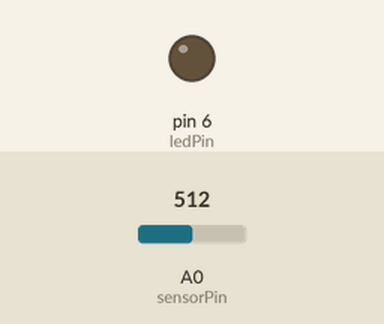
The sketch below on a simulated Arduino Uno, built with avr-gcc and run on an emulated ATmega328P. On the bench: output pins drawn as LEDs (lit = HIGH). Dashed ring = blinking. Inputs (shaded band) come from the test bench; at power-on: A0 (sensorPin) = 512. What the sketch prints to the serial monitor is not drawn.

Above: at 0.1 s.
At 0.97 s:
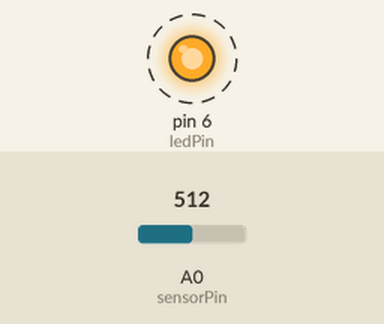
Timing chart, 0 to 3.8 s (numbered marks = the images above):
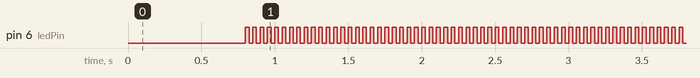

The sketch:

Arduino_flickering.ino
```cpp
// Streams timestamped photoresistor data
// Output format: "milliseconds,ADC"

const int sensorPin = A0;        // Photoresistor input

// LED used as a controlled optical noise source
const int ledPin = 6;            // Digital output driving LED

// Allows the user to quickly change the frequency of LED flickering
const int MODE = 2;
// 0 = Off
// 1 = 10Hz
// 2 = 20Hz


const int sampleRate = 50;       // Target sampling rate (Hz)
const unsigned long sampleInterval = 1000UL / sampleRate;

// Flicker timing
unsigned long blinkMs;
unsigned long lastBlink = 0;
bool ledOn = false;

unsigned long lastSample = 0;

void setup() {
  Serial.begin(115200);          // Must match analysis-side baud rate
  pinMode(ledPin, OUTPUT);
  digitalWrite(ledPin, LOW);     // Default OFF

  // Set flicker rate based on MODE
  if (MODE == 1) {
    blinkMs = 50;    // 10 Hz (toggle every 50 ms)
  } else if (MODE == 2) {
    blinkMs = 25;    // 20 Hz (toggle every 25 ms)
  } else {
    blinkMs = 0;     // Off
  }

  delay(800);                    // Allow serial connection to stabilize
}

void loop() {
  unsigned long t = millis();

  // blinks at a Hz depending on the mode
  if (MODE != 0 && (t - lastBlink >= blinkMs)) {
    ledOn = !ledOn;
    digitalWrite(ledPin, ledOn);
    lastBlink = t;
  }

  // Sample sensor and transmit timestamped value
  if (t - lastSample >= sampleInterval) {
    int adc = analogRead(sensorPin);
    Serial.print(t);
    Serial.print(",");
    Serial.println(adc);
    lastSample = t;
  }
}
```

Measured:
- by itself, pin 6 (ledPin): alternates HIGH for 0.02 s and LOW for 0.02 s
- by itself, everything shown: repeats every 12.3 s, in 32 steps
